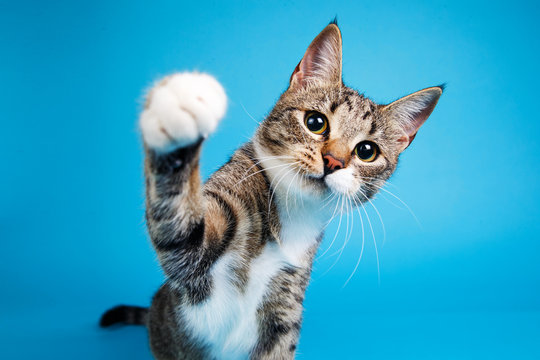
#> input picture photos/cat1.jpg, 540 x 360 px
$ python 06_transformations.py
#> lines starting #> are read from the running program, lines starting #| are printed output that depends on the picture
import cv2 as cv
import numpy as np

img = cv.imread('./photos/cat1.jpg')
#> img is the input picture: shape (360, 540, 3); mean B, G, R 191.9, 160, 55.5

cv.imshow('Cat', img)


def translate(img, x, y):
#> called with x = 100, y = 100
    transMat = np.float32([[1, 0, x], [0, 1, y]])
    dimensions = (img.shape[1], img.shape[0])
#> dimensions = (540, 360)
    return cv.warpAffine(img, transMat, dimensions)
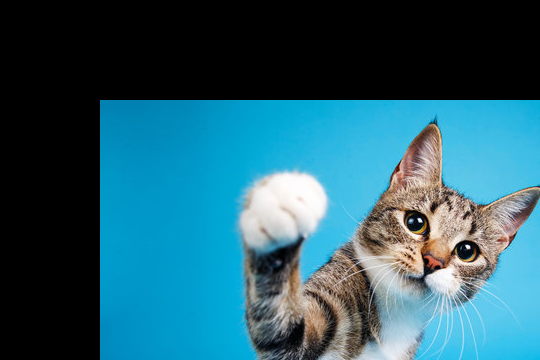
#> returned value: shape (360, 540, 3); mean of channels 0, 1, 2 109.8, 94.1, 41.3; drawn as B, G, R


translated = translate(img, 100, 100)

cv.imshow('Rotated image', translated)

def rotate(img,angle,rotPoint = None):
    (height,width) = img.shape[:2]


cv.waitKey(0)

$ run again, with photos/180px-Pelochelys_cantorii.jpg copied over photos/cat1.jpg
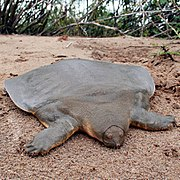
#> input picture photos/180px-Pelochelys_cantorii.jpg, 180 x 180 px
#> img is the input picture: shape (180, 180, 3); mean B, G, R 119.6, 128.7, 142.5
#> in translate, `return cv.warpAffine(img, transMat, dimensions)`:
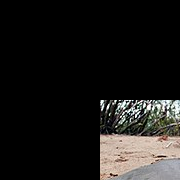
#> returned value: shape (180, 180, 3); mean of channels 0, 1, 2 25.2, 26.9, 28.4; drawn as B, G, R
